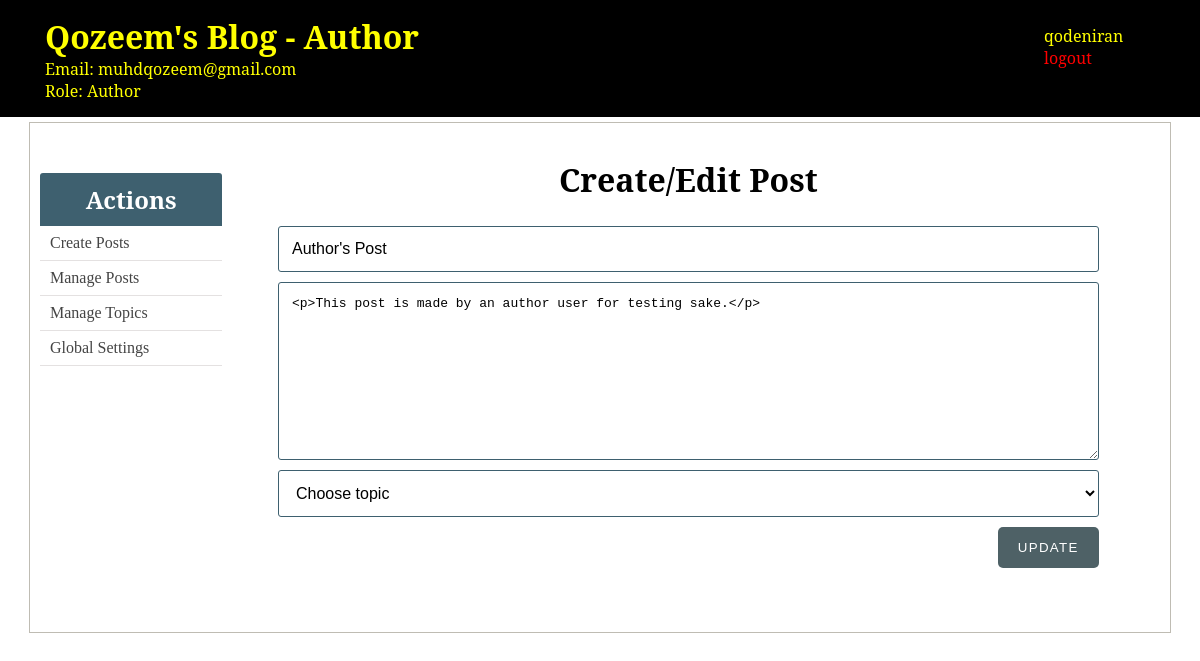
The app's page /author/create_post.php?edit-post=183 (signed in) with its own data.
### tables this page shows
CREATE TABLE `posts` (
  `id` int(11) NOT NULL,
  `user_id` int(11) DEFAULT NULL,
  `author_username` varchar(256) NOT NULL,
  `author_role` varchar(256) NOT NULL,
  `title` varchar(255) NOT NULL,
  `slug` varchar(255) NOT NULL,
  `views` int(11) NOT NULL DEFAULT 0,
  `image` varchar(255) NOT NULL,
  `body` text NOT NULL,
  `published` tinyint(1) NOT NULL,
  `created_at` timestamp NOT NULL DEFAULT current_timestamp() ON UPDATE current_timestamp(),
  `updated_at` timestamp NOT NULL DEFAULT current_timestamp()
);

### author/includes/post_functions.php (called while the page is built, shortened)
<?php
if (isset($_GET['edit-post'])) {
	$isEditingPost = true;
	$post_id = $_GET['edit-post'];
	editPost($post_id);
}
	function editPost($role_id)
	{
		global $conn, $title, $post_slug, $body, $published, $isEditingPost, $post_id;
		$sql = "SELECT * FROM posts WHERE id=$role_id LIMIT 1";
		$result = mysqli_query($conn, $sql);
		$post = mysqli_fetch_assoc($result);
		$title = $post['title'];
		$body = $post['body'];
	}
?>

### author/create_post.php (the view, shortened to what this page needs)
<?php  include('../config.php'); ?>
<?php  include(ROOT_PATH . '/author/includes/post_functions.php'); ?>
<?php include(ROOT_PATH . '/author/includes/head_section.php'); ?>
</head>
<body>
	<?php include(ROOT_PATH . '/author/includes/navbar.php') ?>
	<div class="container content">
		<?php include(ROOT_PATH . '/author/includes/menu.php') ?>
		<div class="action create-post-div">
			<h1 class="page-title">Create/Edit Post</h1>
			<form method="post" enctype="multipart/form-data" action="<?php echo BASE_URL . 'author/create_post.php'; ?>" >
				<input type="text" name="title" value="<?php echo $title; ?>" placeholder="Title">
				<textarea name="body" id="body" cols="30" rows="10"><?php echo $body; ?></textarea>
				<select name="topic_id">
					<option value="" selected disabled>Choose topic</option>
				</select>
				<?php if ($isEditingPost === true): ?>
					<button type="submit" class="btn" name="update_post">UPDATE</button>
				<?php else: ?>
					<button type="submit" class="btn" name="create_post">Save Post</button>
				<?php endif ?>
			</form>
		</div>
	</div>
</body>
</html>

### static/css/author_styling.css (style rules this page uses)
* { margin: 0px; padding: 0px; }
h1, h2, h3, h4, h5, h6 { font-family: 'Noto Serif', serif; }
form { width: 60%; margin: 5px auto; padding-bottom: 50px; }
form input[type=file], input[type=email], input[type=password], input[type=text], form select, form textarea { width: 100%; display: block; padding: 13px 13px; font-size: 1em; margin: 5px auto 10px; border-radius: 3px; box-sizing : border-box; background: transparent; border: 1px solid #3E606F; }
form button { float: right; margin-left: 24%; }
.btn { color: white; background: #4E6166; text-align: center; border: none; border-radius: 5px; display: block; letter-spacing: .1em; padding: 13px 20px; text-decoration: none; }
.container { width: 95%; margin: 5px auto 50px; border: 1px solid #BFBCB3; padding: 10px 0px 50px; }
.container:after { content: ""; display: block; clear: both; }
.container.content .action { width: 35%; float: left; text-align: center; }
.container.content .action form { width: 90%; }
.container.content .action .page-title { margin: 25px; }
.container.content .action.create-post-div { width: 80%; }

### records on screen
posts: title "Author's Post", body "<p>This post is made by an author user for testing sake.</p>"

### other values on screen
$_SESSION['user']['email'] "muhdqozeem@gmail.com"
$_SESSION['user']['role'] "Author"
$_SESSION['user']['username'] "qodeniran"
